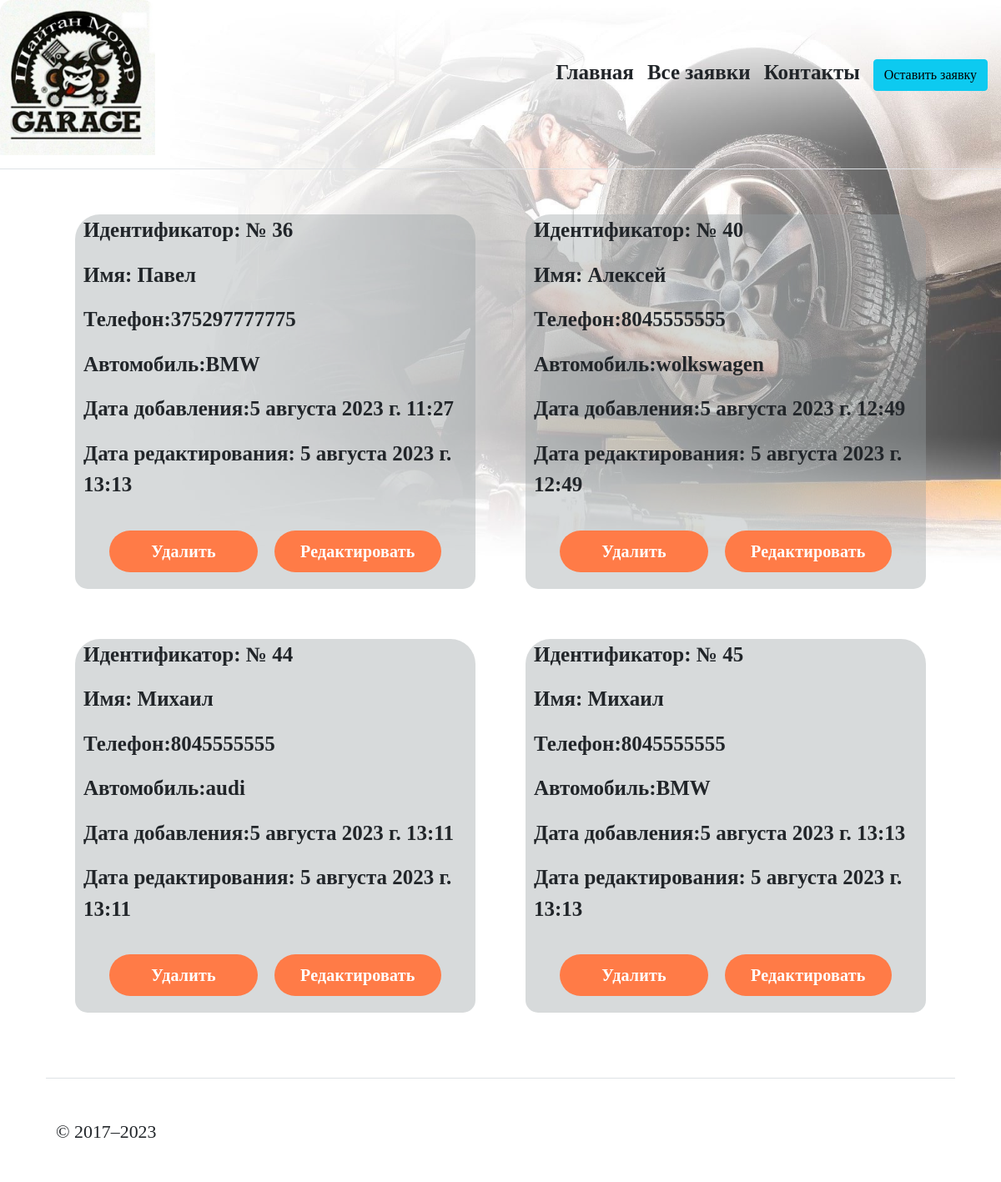
The page /client_orders/ on the database its author committed.
### autoservice/models.py (models this page shows, shortened)
class Client(models.Model):
    ClientId = models.AutoField(primary_key=True)
    ClientName = models.CharField(max_length=50, verbose_name='Имя')
    ClientPhone = models.CharField(max_length=30, verbose_name='Телефон')
    ClientCar = models.CharField(max_length=100, verbose_name='Автомобиль')
    time_create = models.DateTimeField(auto_now_add=True)
    time_update = models.DateTimeField(auto_now=True)

### autoservice/views.py (the view)
# urls.py: path('client_orders/', views.client_orders, name='orders'),
def client_orders(request):
    client = Client.objects.all()
    return render(request, 'client_orders.html', {'title': 'Заявки клиентов', 'clients': client})

### autoservice/templates/client_orders.html (shortened to what this page needs)
{% extends 'base.html'%}
    {% load static %}
{%block body%}
    <div class="category">
        {% for el in clients%}
            <div class="product">
                    <p>Идентификатор: № {{el.ClientId}} </p>
                    <p>Имя: {{el.ClientName}}</p>
                    <p>Телефон:{{el.ClientPhone}} </p>
                    <p>Автомобиль:{{el.ClientCar}} </p>
                    <p>Дата добавления:{{el.time_create}} </p>
                    <p>Дата редактирования: {{el.time_update}}</p>
                    <div class="category">
                     <form action="/{{el.ClientId}}/delete" method="POST" class="form">
                        <button type="submit" class="button">Удалить</button>
                        </form>
                         <form action="/{{el.ClientId}}/update" method="POST" class="form">
                            <button type="submit" class="button">Редактировать</button>
                        </form>
                    </div>
            </div>
{%endfor%}
    </div>
{%endblock%}

### autoservice/templates/base.html (shortened to what this page needs)
<!DOCTYPE html>
<html lang="en">
<head>
        {% load static %}
        <link rel="stylesheet" href="https://cdn.jsdelivr.net/npm/bootstrap@5.1.3/dist/css/bootstrap.min.css">
        <link rel="stylesheet"  href="{% static 'css/service.css' %}" >
</head>
<body>
<div class="d-flex flex-column flex-md-row align-items-center pb-3 mb-4 border-bottom">
    <a href="/" class="d-flex align-items-center text-dark text-decoration-none">
          <img src="/static/img/12.jpg" alt="logo" ></a>
        <nav class="d-inline-flex mt-3 mt-md-1 ms-md-auto">
            <a class="me-3 py-3 text-dark text-decoration-none" href="{% url 'index' %}"><p>Главная</p></a>
            <a class="me-3 py-3 text-dark text-decoration-none" href="{% url 'orders' %}"><p>Все заявки</p></a>
            <a class="me-3 py-3 text-dark text-decoration-none" href="{% url 'contact' %}"><p>Контакты</p></a>
            <a class="me-3 py-3 text-dark text-decoration-none" href="{% url 'create_order' %}"><button class="btn btn-info">Оставить заявку</button></a>
        </nav>
</div>
{%block body%}{%endblock%}
</body>
    <footer class="container pt-4 my-md-5 pt-md-5 border-top">
        <div class="row">
          <div class="col-12 col-md">
            <small class="d-block mb-3 text-body-secondary">© 2017–2023</small>
          </div>
        </div>
      </footer>
</html>

### autoservice/static/css/service.css (style rules this page uses)
body { background:url("/static/img/55.jpg") no-repeat; -moz-background-size: 100%; -webkit-background-size: 100%; -o-background-size: 100%; background-size: 100%; margin: 0; font-family: Georgia, serif; font-size: 25px; }
p { font-weight: 700; }
.container { max-width: 1090px; margin: 0px auto; }
img { width: 100%; height: 186px; border-top-left-radius: 15px; border-top-right-radius: 15px; background-size: contain; }
.form { margin: 10px; display: flex; flex-direction: column; }
.button { background: #ff7b47; border-radius: 37px; display: flex; justify-content: center; align-items: center; letter-spacing: 0.2px; color: white; padding: 5px 50px; min-height: 50px; font-weight: 700; font-size: 20px; margin: 10px 0px; transition: .4s; max-width: 200px; border: none; cursor: pointer; }
.product { width: 480px; border-top-left-radius: 30px; border-top-right-radius: 30px; border-bottom-right-radius: 15px; border-bottom-left-radius: 15px; background: #999fa363; margin: 30px; }
.product > p { padding-left: 10px; }
.category { display: flex; flex-wrap: wrap; justify-content: center; }

### rows shown on the page
Client: ClientId "36", ClientName "Павел", ClientPhone "375297777775", ClientCar "BMW", time_create "5 августа 2023 г. 11:27", time_update "5 августа 2023 г. 13:13"
Client: ClientId "40", ClientName "Алексей", ClientPhone "8045555555", ClientCar "wolkswagen", time_create "5 августа 2023 г. 12:49", time_update "5 августа 2023 г. 12:49"
Client: ClientId "44", ClientName "Михаил", ClientPhone "8045555555", ClientCar "audi", time_create "5 августа 2023 г. 13:11", time_update "5 августа 2023 г. 13:11"
Client: ClientId "45", ClientName "Михаил", ClientPhone "8045555555", ClientCar "BMW", time_create "5 августа 2023 г. 13:13", time_update "5 августа 2023 г. 13:13"
